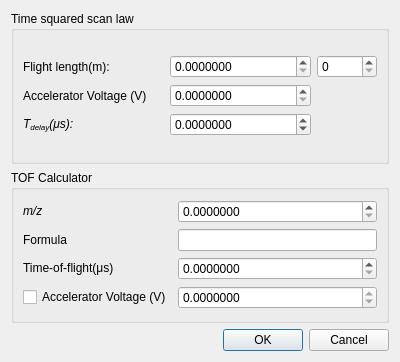
<?xml version="1.0" encoding="UTF-8"?>
<ui version="4.0">
 <class>adwidgets::ScanLawDialog</class>
 <widget class="QDialog" name="adwidgets::ScanLawDialog">
  <property name="geometry">
   <rect>
    <x>0</x>
    <y>0</y>
    <width>400</width>
    <height>362</height>
   </rect>
  </property>
  <property name="windowTitle">
   <string>Dialog</string>
  </property>
  <layout class="QVBoxLayout" name="verticalLayout">
   <item>
    <widget class="QGroupBox" name="groupBox">
     <property name="title">
      <string>Time squared scan law</string>
     </property>
     <layout class="QGridLayout" name="gridLayout_2">
      <item row="0" column="0">
       <layout class="QGridLayout" name="gridLayout">
        <item row="0" column="0">
         <widget class="QLabel" name="label">
          <property name="text">
           <string>Flight length(m):</string>
          </property>
         </widget>
        </item>
        <item row="1" column="2">
         <widget class="QDoubleSpinBox" name="doubleSpinBox_2">
          <property name="decimals">
           <number>7</number>
          </property>
          <property name="maximum">
           <double>200000.000000000000000</double>
          </property>
          <property name="singleStep">
           <double>0.000010000000000</double>
          </property>
         </widget>
        </item>
        <item row="1" column="0">
         <widget class="QLabel" name="label_2">
          <property name="text">
           <string>Accelerator Voltage (V)</string>
          </property>
         </widget>
        </item>
        <item row="0" column="2">
         <widget class="QDoubleSpinBox" name="doubleSpinBox">
          <property name="decimals">
           <number>7</number>
          </property>
          <property name="maximum">
           <double>100.000000000000000</double>
          </property>
          <property name="singleStep">
           <double>0.000010000000000</double>
          </property>
         </widget>
        </item>
        <item row="2" column="0">
         <widget class="QLabel" name="label_5">
          <property name="text">
           <string>&lt;i&gt;T&lt;sub&gt;delay&lt;/sub&gt;(&amp;mu;s):</string>
          </property>
         </widget>
        </item>
        <item row="2" column="2">
         <widget class="QDoubleSpinBox" name="doubleSpinBox_3">
          <property name="decimals">
           <number>7</number>
          </property>
          <property name="minimum">
           <double>-100.000000000000000</double>
          </property>
          <property name="maximum">
           <double>1000.000000000000000</double>
          </property>
          <property name="singleStep">
           <double>0.000010000000000</double>
          </property>
         </widget>
        </item>
        <item row="0" column="3">
         <widget class="QSpinBox" name="spinBox">
          <property name="maximumSize">
           <size>
            <width>60</width>
            <height>16777215</height>
           </size>
          </property>
         </widget>
        </item>
       </layout>
      </item>
     </layout>
    </widget>
   </item>
   <item>
    <widget class="QGroupBox" name="groupBox_2">
     <property name="title">
      <string>TOF Calculator</string>
     </property>
     <layout class="QGridLayout" name="gridLayout_4">
      <item row="0" column="0">
       <layout class="QGridLayout" name="gridLayout_3">
        <item row="0" column="0">
         <widget class="QLabel" name="label_4">
          <property name="text">
           <string>&lt;i&gt;m/z&lt;i&gt;</string>
          </property>
         </widget>
        </item>
        <item row="3" column="1">
         <widget class="QDoubleSpinBox" name="doubleSpinBox_6">
          <property name="readOnly">
           <bool>true</bool>
          </property>
          <property name="decimals">
           <number>7</number>
          </property>
          <property name="maximum">
           <double>100000.000000000000000</double>
          </property>
          <property name="singleStep">
           <double>0.100000000000000</double>
          </property>
         </widget>
        </item>
        <item row="2" column="0">
         <widget class="QLabel" name="label_3">
          <property name="text">
           <string>Time-of-flight(&amp;mu;s)</string>
          </property>
          <property name="textFormat">
           <enum>Qt::RichText</enum>
          </property>
         </widget>
        </item>
        <item row="2" column="1">
         <widget class="QDoubleSpinBox" name="doubleSpinBox_5">
          <property name="decimals">
           <number>7</number>
          </property>
          <property name="maximum">
           <double>1000.000000000000000</double>
          </property>
          <property name="singleStep">
           <double>0.001000000000000</double>
          </property>
         </widget>
        </item>
        <item row="0" column="1">
         <widget class="QDoubleSpinBox" name="doubleSpinBox_4">
          <property name="decimals">
           <number>7</number>
          </property>
          <property name="maximum">
           <double>100000.000000000000000</double>
          </property>
         </widget>
        </item>
        <item row="1" column="1">
         <widget class="QLineEdit" name="lineEdit"/>
        </item>
        <item row="3" column="0">
         <widget class="QCheckBox" name="checkBox">
          <property name="text">
           <string>Accelerator Voltage (V)</string>
          </property>
         </widget>
        </item>
        <item row="1" column="0">
         <widget class="QLabel" name="label_6">
          <property name="text">
           <string>Formula</string>
          </property>
         </widget>
        </item>
       </layout>
      </item>
     </layout>
    </widget>
   </item>
   <item>
    <widget class="QDialogButtonBox" name="buttonBox">
     <property name="orientation">
      <enum>Qt::Horizontal</enum>
     </property>
     <property name="standardButtons">
      <set>QDialogButtonBox::Cancel|QDialogButtonBox::Ok</set>
     </property>
    </widget>
   </item>
  </layout>
 </widget>
 <resources/>
 <connections>
  <connection>
   <sender>buttonBox</sender>
   <signal>accepted()</signal>
   <receiver>adwidgets::ScanLawDialog</receiver>
   <slot>accept()</slot>
   <hints>
    <hint type="sourcelabel">
     <x>248</x>
     <y>254</y>
    </hint>
    <hint type="destinationlabel">
     <x>157</x>
     <y>274</y>
    </hint>
   </hints>
  </connection>
  <connection>
   <sender>buttonBox</sender>
   <signal>rejected()</signal>
   <receiver>adwidgets::ScanLawDialog</receiver>
   <slot>reject()</slot>
   <hints>
    <hint type="sourcelabel">
     <x>316</x>
     <y>260</y>
    </hint>
    <hint type="destinationlabel">
     <x>286</x>
     <y>274</y>
    </hint>
   </hints>
  </connection>
 </connections>
</ui>
